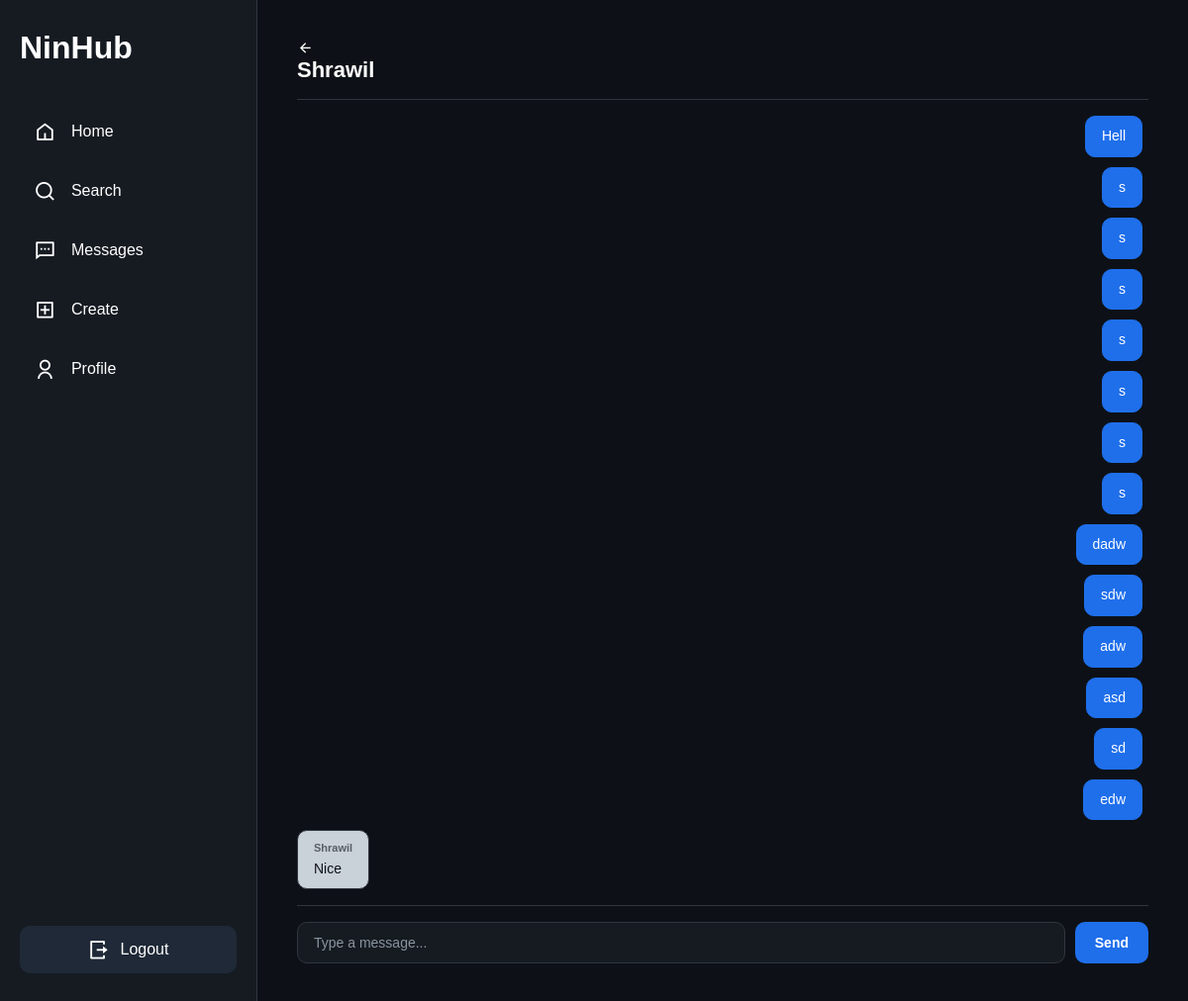
Page /social/chat/Shrawil/ (signed in) on the committed database.
### social/models.py (models this page shows)
class Message(models.Model):
    sender = models.ForeignKey(User, on_delete=models.CASCADE, related_name="sent_messages")
    receiver = models.ForeignKey(User, on_delete=models.CASCADE, related_name="received_messages")
    text = models.TextField(max_length=1000)
    created_at = models.DateTimeField(auto_now_add=True)
    is_read = models.BooleanField(default=False)
    class Meta:
        ordering = ["created_at"]

### social/views.py (the view, shortened to what this page needs)
# urls.py: path("chat/", views.chat_list, name="chat_list"),
@login_required
def chat(request, username):
    other_user = get_object_or_404(User, username=username)
    Message.objects.filter(sender=other_user, receiver=request.user, is_read=False).update(is_read=True)
    Notification.objects.filter(user=request.user, sender=other_user, is_read=False).update(is_read=True)
    messages = Message.objects.filter(
        Q(sender=request.user, receiver=other_user) | Q(sender=other_user, receiver=request.user)
    )
    return render(request, "social/chat.html", {"other_user": other_user, "messages": messages})

### social/templates/social/chat.html (shortened to what this page needs)
{% extends "base.html" %}
{% block content %}
<div class="chat-page">
  <div class="chat-header">
    <a href="{% url 'chat_list' %}">
        <i class="ri-arrow-left-line"></i>
    </a>
    <h2>{{ other_user.username }}</h2>
  </div>
    <div class="messages" id="messages" data-last-id="{{ messages.last.id|default:0 }}">
        {% for message in messages %}
            <div class="bubble-row {% if message.sender == request.user %}sent{% else %}received{% endif %}" data-id="{{ message.id }}">
                <div class="bubble">
                    {% if message.sender != request.user %}
                    <span class="sender-name">{{ message.sender }}</span>
                    {% endif %}
                    {{ message.text }}
                </div>
            </div>
        {% empty %}
            <p class="no-messages">No messages yet.</p>
        {% endfor %}
    </div>
  <form method="POST" class="chat-form">
    <input
      type="text"
      name="message"
      autocomplete="off"
      placeholder="Type a message..."
      required
    >
    <button type="submit">Send</button>
  </form>
</div>
{% endblock %}

### static/css/base.css (style rules this page uses)
* { margin:0; padding:0; box-sizing:border-box; font-family:Arial,sans-serif; }
body { background:#0d1117; color:white; }
a { text-decoration:none; color:inherit; }

### social/templates/social/chat.html (style rules this page uses)
.chat-page { display:flex; flex-direction:column; height:calc(100vh - 80px); background:transparent; }
.chat-header { padding-bottom:16px; margin-bottom:16px; border-bottom:1px solid #30363d; }
.chat-header h2 { font-size:22px; font-weight:600; }
.messages { flex:1; overflow-y:auto; display:flex; flex-direction:column; gap:10px; padding-right:6px; background:transparent; }
.bubble-row { display:flex; max-width:65%; }
.bubble-row.sent { align-self:flex-end; }
.bubble-row.received { align-self:flex-start; }
.bubble { padding:10px 16px; border-radius:10px; font-size:14px; line-height:1.4; border:1px solid #30363d; transition:.25s; }
.bubble .sender-name { display:block; font-size:11px; font-weight:700; margin-bottom:3px; opacity:.7; }
.sent .bubble { background:#1f6feb; border-color:#1f6feb; color:#ffffff; }
.received .bubble { background:#c9d1d9; color:#0d1117; }
.received .bubble .sender-name { opacity:.6; }
.chat-form { display:flex; gap:10px; padding-top:16px; margin-top:16px; border-top:1px solid #30363d; }
.chat-form input[type="text"] { flex:1; padding:12px 16px; border-radius:10px; border:1px solid #30363d; background:#161b22; color:white; font-size:14px; outline:none; transition:.25s; }
.chat-form input[type="text"]::placeholder { color:#8b949e; }
.chat-form button { padding:12px 20px; border:none; border-radius:10px; background:#1f6feb; color:white; font-weight:600; font-size:14px; cursor:pointer; transition:.25s; }

### rows in the picture
Message: text "Hell"
Message: text "s"
Message: text "s"
Message: text "s"
Message: text "s"
Message: text "s"
Message: text "s"
Message: text "s"
Message: text "dadw"
Message: text "sdw"
Message: text "adw"
Message: text "asd"
Message: text "sd"
Message: text "edw"
Message: sender "Shrawil", text "Nice"

### other values in the picture
{{ other_user.username }} "Shrawil"
